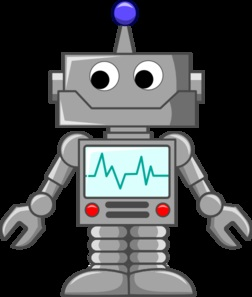
#> input picture robot1.jpg, 252 x 297 px
$ python part2_send.py   (Python 2 division)
#> lines starting #> are read from the running program, lines starting #| are printed output that depends on the picture
import numpy as np
import cv2
import socket

UDP_IP = "laptop-5eeg2bjq.byod.gmu.edu"
UDP_PORT = 5005

#Read image
image = cv2.imread('robot1.jpg',0)
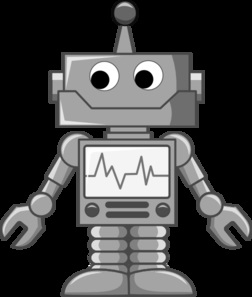
#> image: shape (297, 252); min 0, max 255, mean 69

#Resize image for transfer through UDP
resized = cv2.resize(image,(205,250))
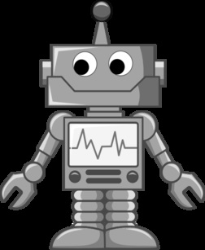
#> resized: shape (250, 205); min 0, max 255, mean 69

#Convert image to string for transfer through UDP
imagestr = resized.tostring()

print "UDP target IP: ", UDP_IP
print "UDP target port: ", UDP_PORT

#> (the run stopped early here; a loop or call above may not have finished)
